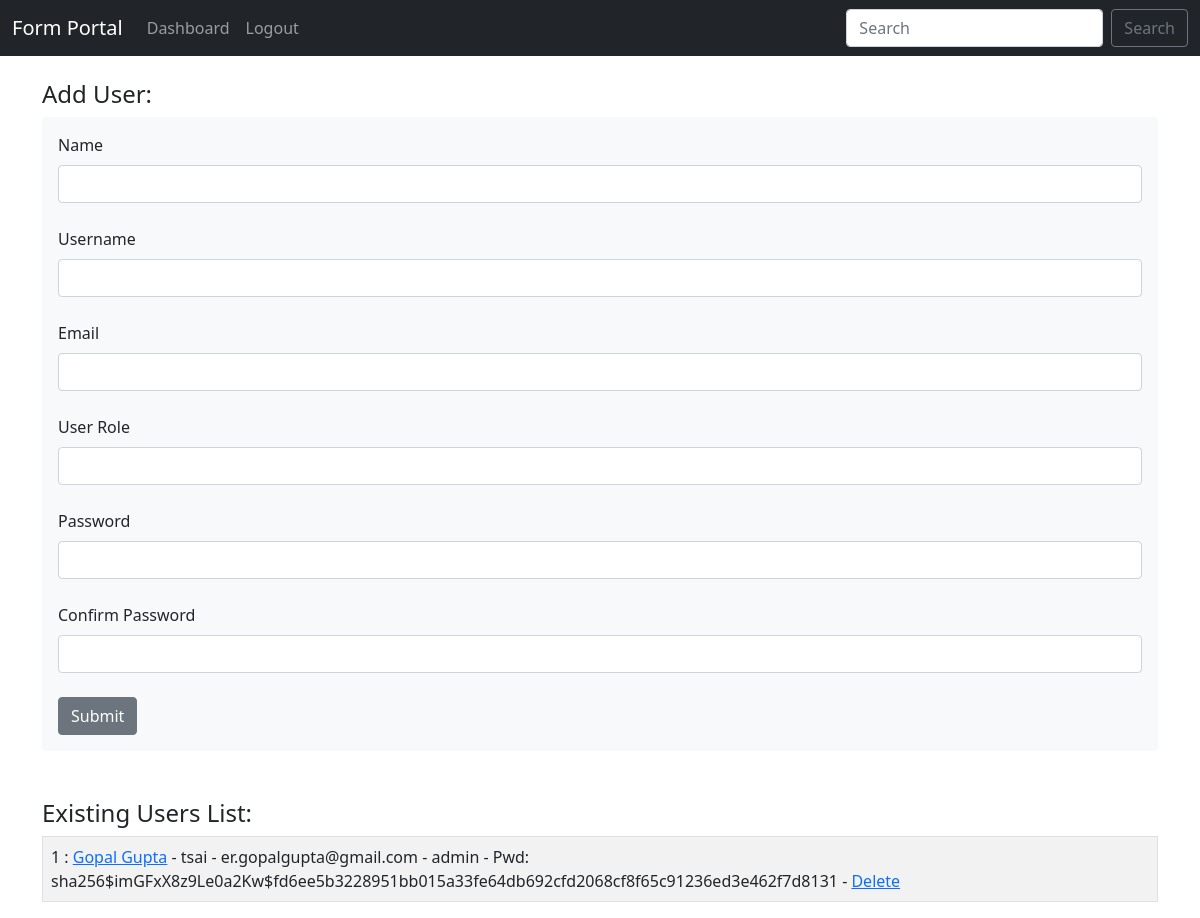
Page /user/add (signed in) on the committed database.
### Form.py (models this page shows, shortened)
class Users(db.Model, UserMixin):
    id = db.Column(db.Integer, primary_key=True)
    username = db.Column(db.String(20), nullable=False, unique=True)
    name = db.Column(db.String(200), nullable=False)
    email = db.Column(db.String(120), nullable=False, unique=True)
    role = db.Column(db.String(20),nullable=False)
    date_added = db.Column(db.DateTime, default=datetime.utcnow)
    password_hash = db.Column(db.String(128))
    @property
    def password(self):
        print('trying to read pwd')
        raise AttributeError('Password is not a readable item !')

### Form.py (the view, shortened to what this page needs)
@app.route('/user/add', methods=['GET', 'POST'])
def add_user():
    name = None
    form = UserForm()
    our_users = Users.query.order_by(Users.date_added)
    return render_template("add_user.html",
                           form = form,
                           name = name,
                           our_users=our_users)

### Form.py
class UserForm(FlaskForm):
    name = StringField("Name", validators = [DataRequired()])
    username = StringField("Username", validators = [DataRequired()])
    email = StringField("Email", validators=[DataRequired()])
    role = StringField("User Role",  validators=[DataRequired()])     #No validators for favorite color
    password_hash = PasswordField('Password', validators=[DataRequired(),
                                                          EqualTo('password_hash2', message='Passwords must match !')])
    password_hash2 = PasswordField('Confirm Password', validators=[DataRequired()])
    submit = SubmitField("Submit")

### Form.py (called while the page is built)
@login_manager.user_loader
def load_user(user_id):
    return Users.query.get(int(user_id))

### templates/add_user.html (shortened to what this page needs)
{% extends 'base.html' %}
{% block content %}
    {% if name %}
        <h3> User Added !</h3>
        <br/>
        <table class="table table-hover table-bordered table-striped">
        {% for our_user in our_users %}
            <tr>
                <td>{{our_user.id}} : <a href="{{url_for('update', id=our_user.id)}}">{{our_user.name}}</a> -
                    {{our_user.username}} - {{our_user.email}} - {{our_user.role}} -
                    <a href="{{url_for('delete', id=our_user.id)}}">Delete</a>
                </td>
            </tr>
        {% endfor %}
        </table>
        <br/><br/>
    {% else %}
        <h4>Add User:</h4>
        <div class="shadow-none p-3 mb-5 bg-light rounded">
                <form method="POST">
                    {{ form.name.label(class="form-label") }}
                    {{ form.name(class="form-control") }}
                    <br/>
                    {{ form.username.label(class="form-label") }}
                    {{ form.username(class="form-control") }}
                    <br/>
                    {{ form.email.label(class="form-label") }}
                    {{ form.email(class="form-control") }}
                    <br/>
                    {{ form.role.label(class="form-label") }}
                    {{ form.role(class="form-control") }}
                    <br/>
                    {{ form.password_hash.label(class="form-label") }}
                    {{ form.password_hash(class="form-control") }}
                    <br/>
                    {{ form.password_hash2.label(class="form-label") }}
                    {{ form.password_hash2(class="form-control") }}
                    <br/>
                    {{ form.submit(class="btn btn-secondary") }}
                </form>
        </div>
        <h4>Existing Users List:</h4>
        <table class="table table-hover table-bordered table-striped">
        {% for our_user in our_users %}
            <tr>
                <td>{{our_user.id}} : <a href="{{url_for('update', id=our_user.id)}}">{{our_user.name}}</a>
                    - {{our_user.username}}
                    - {{our_user.email}}
                    - {{our_user.role}}
                    - Pwd: {{our_user.password_hash}}
                    - <a href="{{url_for('delete', id=our_user.id)}}">Delete</a>
                </td>
            </tr>
        {% endfor %}
        </table>
    {% endif %}
{% endblock %}

### rows in the picture
Users: id "1", name "Gopal Gupta", username "tsai", email "er.gopalgupta@gmail.com", role "admin", password_hash "sha256$imGFxX8z9Le0a2Kw$fd6ee5b3228951bb015a33fe64db692cfd2068cf8f65c91236ed3e462f7d8131"
